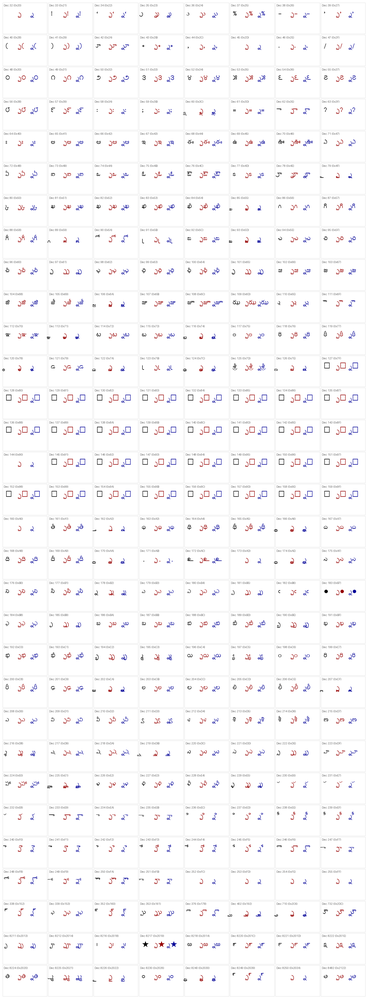
#> input picture scratch/shree_telugu_all_combinations.png, 369 x 1000 px, shrunk from 1380 x 3740 before the run, found by its file name
$ python slice_combos.py
#> lines starting #> are read from the running program, lines starting #| are printed output that depends on the picture
from PIL import Image

img = Image.open('scratch/shree_telugu_all_combinations.png')
#> img is the input picture: PIL image 369x1000 RGB; mean R, G, B 249.4, 248.4, 249.4
# Slice the big image into smaller vertical chunks for inspection
h = img.height
#> h = 1000
num_slices = 5
slice_h = h // num_slices
#> slice_h = 200

for i in range(num_slices):
    box = (0, i * slice_h, img.width, (i + 1) * slice_h if i < num_slices - 1 else h)
    sliced = img.crop(box)
    sliced.save(f'scratch/shreelipi_telugu/combo_slice_{i}.png')
#> this loop made 5 passes
#> pass 1, `sliced = img.crop(box)`:
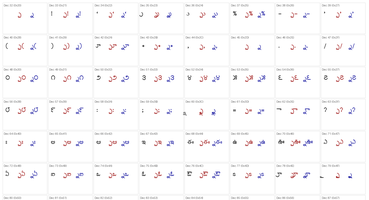
#> sliced: PIL image 369x200 RGB; mean R, G, B 249.9, 249, 249.9
#> pass 2, `sliced = img.crop(box)`:
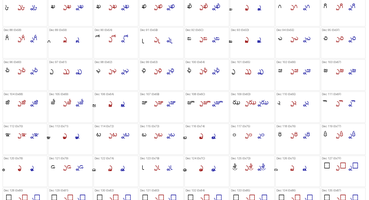
#> sliced: PIL image 369x200 RGB; mean R, G, B 249, 247.8, 249
#> pass 3, `sliced = img.crop(box)`:
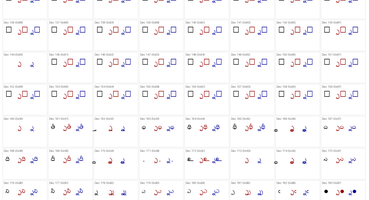
#> sliced: PIL image 369x200 RGB; mean R, G, B 248.4, 247.1, 248.4
#> after the loop:
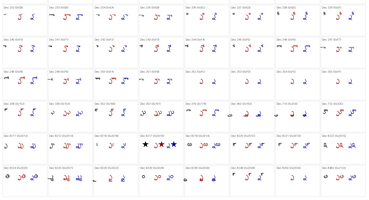
#> sliced: PIL image 369x200 RGB; mean R, G, B 250.1, 249.3, 250.1

print("Saved all combo slices!")

$ run again, with scratch/actual.png copied over scratch/shree_telugu_all_combinations.png
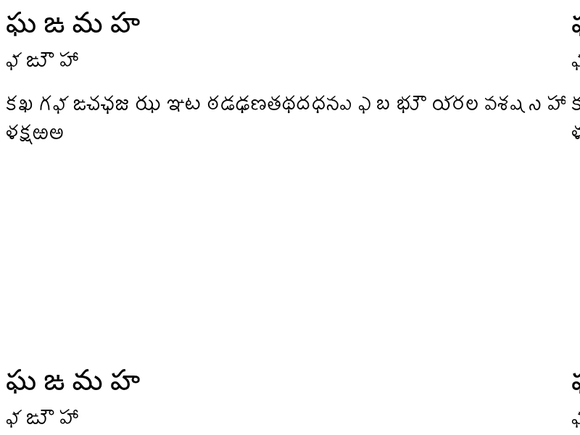
#> input picture scratch/actual.png, 580 x 435 px, shrunk from 800 x 600 before the run, found by its file name
#> img is the input picture: PIL image 580x435 RGB; min 0, max 255, mean 250.6
#> the loop `for i in range(num_slices):` made 5 passes
#> pass 1, `sliced = img.crop(box)`:
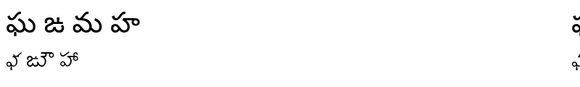
#> sliced: PIL image 580x87 RGB; min 0, max 255, mean 249.6
#> after the loop `for i in range(num_slices):`:
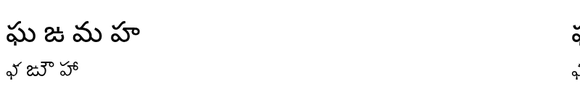
#> sliced: PIL image 580x87 RGB; min 0, max 255, mean 249.6

$ run again, with scratch/all_217_chunk_0.png copied over scratch/shree_telugu_all_combinations.png
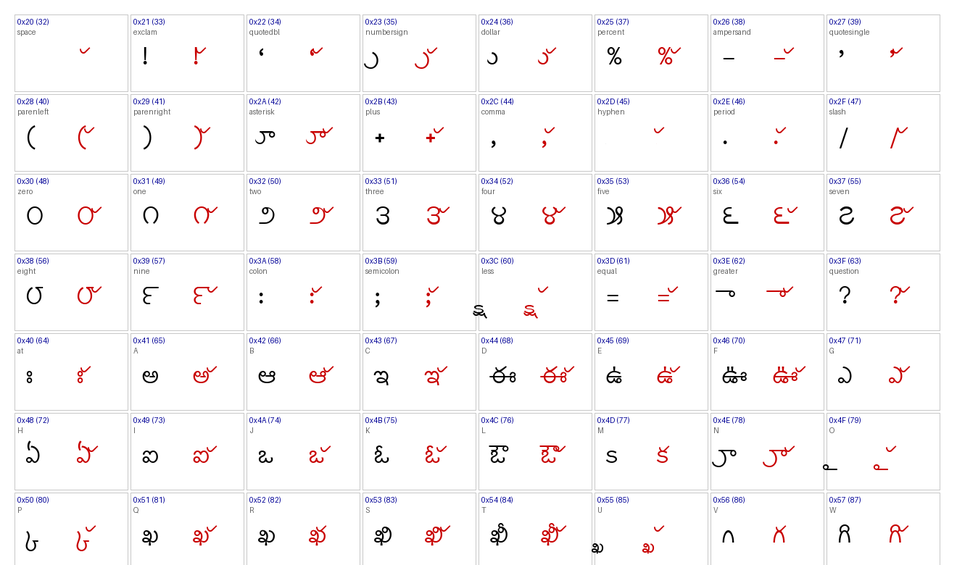
#> input picture scratch/all_217_chunk_0.png, 957 x 565 px, shrunk from 1320 x 780 before the run, found by its file name
#> img is the input picture: PIL image 957x565 RGB; mean R, G, B 249.1, 247.4, 248.3
#> the loop `for i in range(num_slices):` made 5 passes
#> pass 1, `sliced = img.crop(box)`:
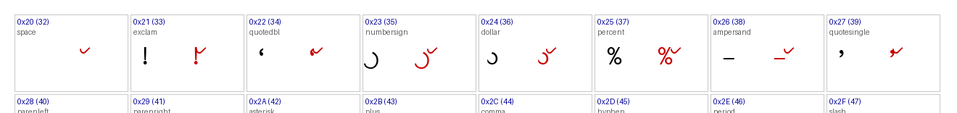
#> sliced: PIL image 957x113 RGB; mean R, G, B 249.2, 248.4, 249.7
#> after the loop `for i in range(num_slices):`:
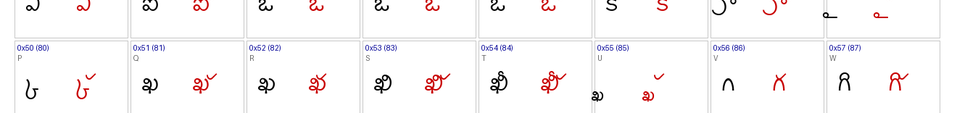
#> sliced: PIL image 957x113 RGB; mean R, G, B 248.9, 246.6, 247.3

$ run again, with scratch/all_217_chunk_3.png copied over scratch/shree_telugu_all_combinations.png
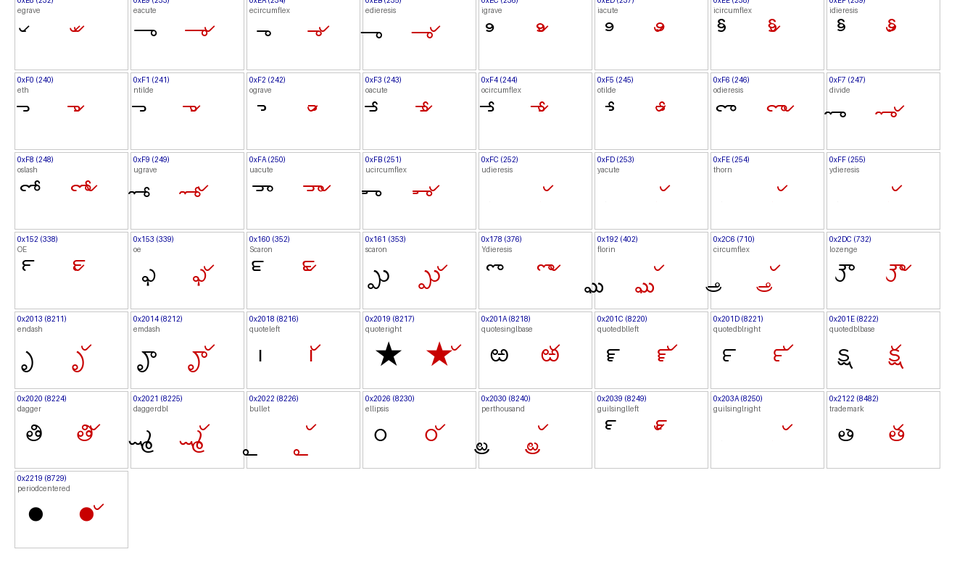
#> input picture scratch/all_217_chunk_3.png, 957 x 565 px, shrunk from 1320 x 780 before the run, found by its file name
#> img is the input picture: PIL image 957x565 RGB; mean R, G, B 249.4, 248.1, 249.1
#> the loop `for i in range(num_slices):` made 5 passes
#> pass 1, `sliced = img.crop(box)`:
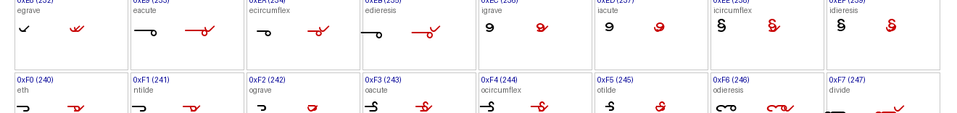
#> sliced: PIL image 957x113 RGB; mean R, G, B 248.5, 247, 248.1
#> after the loop `for i in range(num_slices):`:
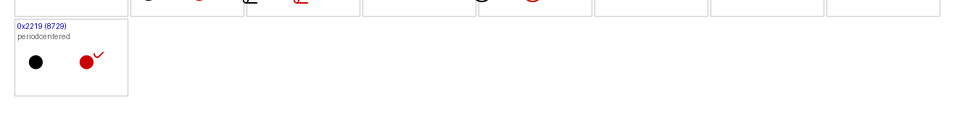
#> sliced: PIL image 957x113 RGB; mean R, G, B 253.4, 253, 253.1
